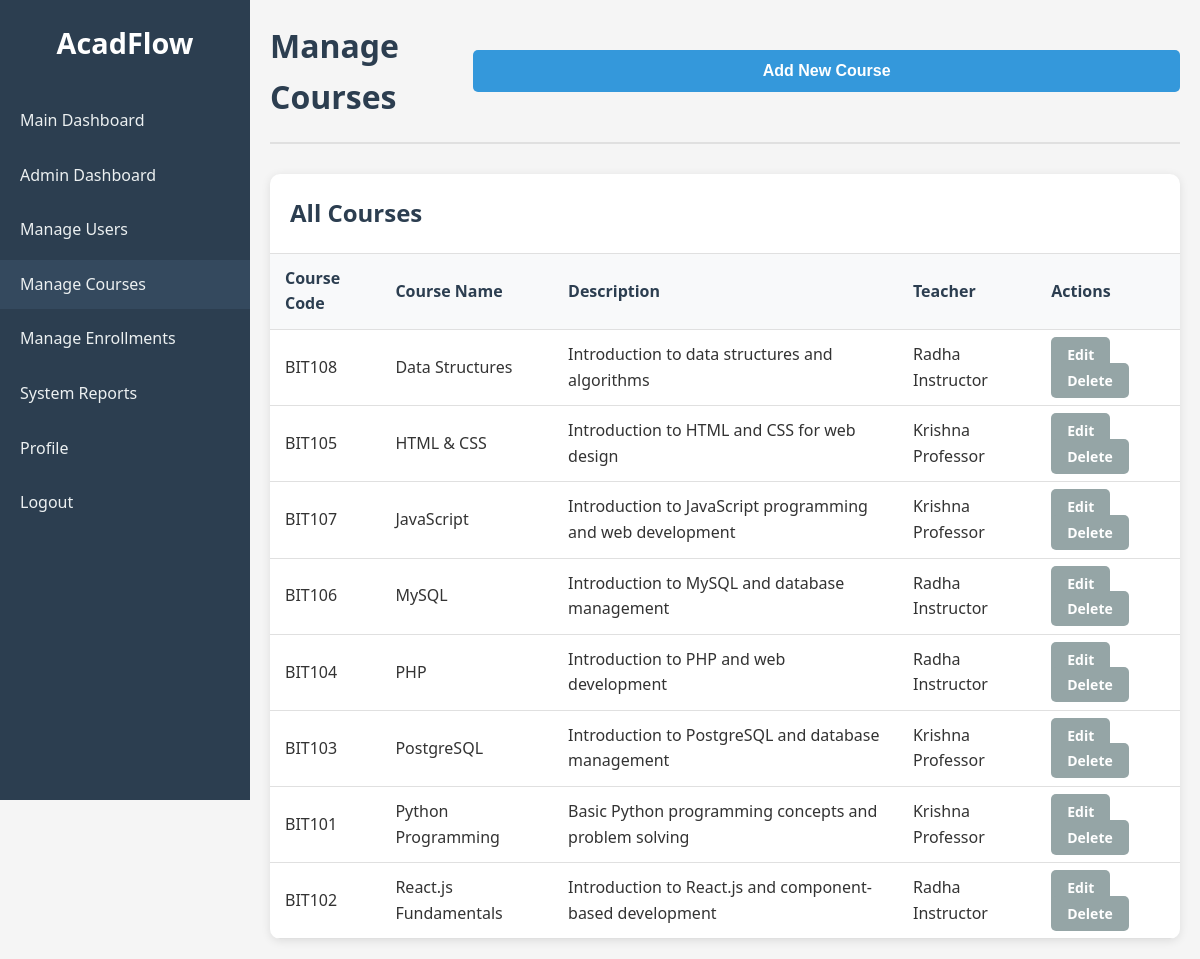
The page /admin/courses.php (signed in) on the database its author committed.
### tables this page shows
CREATE TABLE courses (
    id INT AUTO_INCREMENT PRIMARY KEY,
    course_code VARCHAR(20) UNIQUE NOT NULL,
    course_name VARCHAR(100) NOT NULL,
    description TEXT,
    teacher_id INT,
    created_at TIMESTAMP DEFAULT CURRENT_TIMESTAMP,
    FOREIGN KEY (teacher_id) REFERENCES users(id) ON DELETE SET NULL
);

CREATE TABLE users (
    id INT AUTO_INCREMENT PRIMARY KEY,
    first_name VARCHAR(50) NOT NULL,
    last_name VARCHAR(50) NOT NULL,
    email VARCHAR(100) UNIQUE NOT NULL,
    password VARCHAR(255) NOT NULL,
    role ENUM('admin', 'teacher', 'student') NOT NULL,
    profile_photo VARCHAR(255) DEFAULT NULL,
    created_at TIMESTAMP DEFAULT CURRENT_TIMESTAMP,
    updated_at TIMESTAMP DEFAULT CURRENT_TIMESTAMP ON UPDATE CURRENT_TIMESTAMP
);

### admin/courses.php (the view, shortened to what this page needs)
<?php
require_once '../config/database.php';
$sql = "SELECT c.*, u.first_name, u.last_name
        FROM courses c
        LEFT JOIN users u ON c.teacher_id = u.id
        ORDER BY c.course_name";
$result = $conn->query($sql);
$courses = $result->fetch_all(MYSQLI_ASSOC);
?>
<!DOCTYPE html>
<html lang="en">
<head>
    <link rel="stylesheet" href="../assets/css/style.css">
</head>
<body>
    <div class="dashboard-container">
        <aside class="sidebar">
            <div class="sidebar-header">
                <h2>AcadFlow</h2>
            </div>
            <nav class="sidebar-nav">
                <ul>
                    <li><a href="../dashboard.php">Main Dashboard</a></li>
                    <li><a href="index.php">Admin Dashboard</a></li>
                    <li><a href="users.php">Manage Users</a></li>
                    <li><a href="courses.php" class="active">Manage Courses</a></li>
                    <li><a href="enrollments.php">Manage Enrollments</a></li>
                    <li><a href="reports.php">System Reports</a></li>
                    <li><a href="../profile.php">Profile</a></li>
                    <li><a href="../logout.php">Logout</a></li>
                </ul>
            </nav>
        </aside>
        <main class="main-content">
            <header class="main-header">
                <h1>Manage Courses</h1>
                <button class="btn btn-primary" onclick="showAddForm()">Add New Course</button>
            </header>
            <div class="table-container">
                <div class="table-header">
                    <h2>All Courses</h2>
                </div>
                <table>
                    <thead>
                        <tr>
                            <th>Course Code</th>
                            <th>Course Name</th>
                            <th>Description</th>
                            <th>Teacher</th>
                            <th>Actions</th>
                        </tr>
                    </thead>
                    <tbody>
                        <?php foreach ($courses as $course): ?>
                            <tr>
                                <td><?php echo htmlspecialchars($course['course_code']); ?></td>
                                <td><?php echo htmlspecialchars($course['course_name']); ?></td>
                                <td><?php echo htmlspecialchars($course['description'] ?: '-'); ?></td>
                                <td><?php echo $course['first_name'] ? htmlspecialchars($course['first_name'] . ' ' . $course['last_name']) : 'Not Assigned'; ?></td>
                                <td>
                                    <a href="?edit=<?php echo $course['id']; ?>" class="btn btn-secondary">Edit</a>
                                    <a href="?delete=<?php echo $course['id']; ?>" class="btn btn-secondary" onclick="return confirm('Are you sure you want to delete this course?')">Delete</a>
                                </td>
                            </tr>
                        <?php endforeach; ?>
                    </tbody>
                </table>
            </div>
        </main>
    </div>
</body>
</html>

### assets/css/style.css (style rules this page uses)
* { margin: 0; padding: 0; box-sizing: border-box; }
body { font-family: 'Segoe UI', Tahoma, Geneva, Verdana, sans-serif; line-height: 1.6; color: #333; background-color: #f5f5f5; }
.btn { width: 100%; padding: 12px; border: none; border-radius: 5px; font-size: 16px; font-weight: 600; cursor: pointer; transition: background-color 0.3s ease; }
.btn-primary { background-color: #3498db; color: white; }
.dashboard-container { display: flex; min-height: 100vh; }
.sidebar { width: 250px; background-color: #2c3e50; color: white; padding: 20px 0; position: fixed; height: 100vh; overflow-y: auto; }
.sidebar-header h2 { text-align: center; margin-bottom: 30px; font-size: 1.8rem; }
.sidebar-nav ul { list-style: none; }
.sidebar-nav li { margin-bottom: 5px; }
.sidebar-nav a { display: block; padding: 12px 20px; color: #ecf0f1; text-decoration: none; transition: background-color 0.3s ease; }
.sidebar-nav a:hover, .sidebar-nav a.active { background-color: #34495e; }
.main-content { flex: 1; margin-left: 250px; padding: 20px; }
.main-header { display: flex; justify-content: space-between; align-items: center; margin-bottom: 30px; padding-bottom: 20px; border-bottom: 2px solid #e0e0e0; }
.main-header h1 { color: #2c3e50; font-size: 2rem; }
.table-container { background: white; border-radius: 10px; box-shadow: 0 2px 10px rgba(0, 0, 0, 0.1); overflow: hidden; }
.table-header { padding: 20px; border-bottom: 1px solid #e0e0e0; display: flex; justify-content: space-between; align-items: center; }
.table-header h2 { color: #2c3e50; }
.btn-secondary { background-color: #95a5a6; color: white; padding: 8px 16px; border-radius: 5px; text-decoration: none; font-size: 14px; }
table { width: 100%; border-collapse: collapse; }
th, td { padding: 12px 15px; text-align: left; border-bottom: 1px solid #e0e0e0; }
th { background-color: #f8f9fa; font-weight: 600; color: #2c3e50; }

### rows shown on the page
courses: course_code "BIT108", course_name "Data Structures", description "Introduction to data structures and algorithms", teacher.last_name "Radha Instructor"
courses: course_code "BIT105", course_name "HTML & CSS", description "Introduction to HTML and CSS for web design", teacher.last_name "Krishna Professor"
courses: course_code "BIT107", course_name "JavaScript", description "Introduction to JavaScript programming and web development", teacher.last_name "Krishna Professor"
courses: course_code "BIT106", course_name "MySQL", description "Introduction to MySQL and database management", teacher.last_name "Radha Instructor"
courses: course_code "BIT104", course_name "PHP", description "Introduction to PHP and web development", teacher.last_name "Radha Instructor"
courses: course_code "BIT103", course_name "PostgreSQL", description "Introduction to PostgreSQL and database management", teacher.last_name "Krishna Professor"
courses: course_code "BIT101", course_name "Python Programming", description "Basic Python programming concepts and problem solving", teacher.last_name "Krishna Professor"
courses: course_code "BIT102", course_name "React.js Fundamentals", description "Introduction to React.js and component-based development", teacher.last_name "Radha Instructor"
